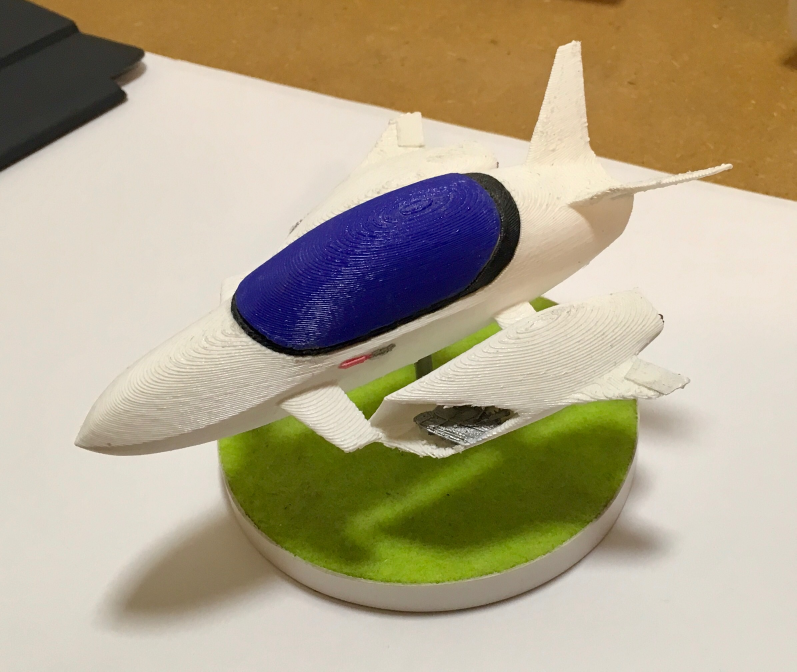
#> input picture assets/img/01330E1D-6D9A-44D1-AABF-5AC5B7A87CEB.jpg, 2389 x 2014 px (shown at 1/3 size); its folder holds 2 pictures in this run
$ python generate_thumbnails.py
#> lines starting #> are read from the running program, lines starting #| are printed output that depends on the picture
"""
Unified thumbnail generator for images and videos.

Paths are resolved relative to the repository root (parent of .vscode/).
  Images : assets/img/          -> assets/img/thumbnails/thumbnail_{name}.jpg/png
  Videos : assets/video/        -> assets/img/thumbnails/thumbnail_{name}.jpg

Requirements:
  pip install Pillow             (for images)
  ffmpeg on PATH                 (for videos)

Usage:
  python .vscode/generate_thumbnails.py              # both images and videos
  python .vscode/generate_thumbnails.py --images     # images only
  python .vscode/generate_thumbnails.py --videos     # videos only
  python .vscode/generate_thumbnails.py --size 512 1024 --quality 80
"""

import argparse
import subprocess
import sys
from pathlib import Path

# ── Paths ──────────────────────────────────────────────────────────────────────

ROOT      = Path(__file__).parent.parent
IMG_DIR   = ROOT / 'assets' / 'img'
VIDEO_DIR = ROOT / 'assets' / 'video'
THUMB_DIR = ROOT / 'assets' / 'img' / 'thumbnails'

IMAGE_EXTENSIONS = {'.jpg', '.jpeg', '.png', '.bmp', '.tiff', '.tif', '.webp'}
VIDEO_EXTENSIONS = {'.mp4', '.webm', '.mov', '.avi', '.mkv'}

# ── Image thumbnails ───────────────────────────────────────────────────────────

def create_image_thumbnail(source_path: Path, dest_path: Path, size: tuple, quality: int) -> bool:
#> called with size = (512, 1024), quality = 85
    try:
        from PIL import Image, ImageOps
    except ImportError:
        print("ERROR: Pillow not installed. Run: pip install Pillow")
        sys.exit(1)

    try:
        with Image.open(source_path) as img:
#> img is the input picture: PIL image 2389x2014 RGB; mean R, G, B 177.8, 166.1, 140.4
            target_width, target_height = size
            max_height = max(1, min(target_height if target_height and target_height > 0 else 1024, 1024))

            if img.height / img.width > 2:
                img = ImageOps.fit(img, (target_width, max_height), method=Image.Resampling.LANCZOS)
            else:
                img.thumbnail((target_width, max_height), Image.Resampling.LANCZOS)
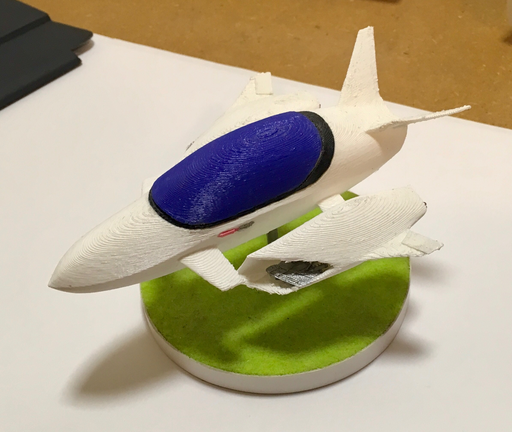
#> img: PIL image 512x432 RGB; mean R, G, B 177.9, 166.2, 140.5

            if source_path.suffix.lower() == '.png':
                img.save(dest_path, format='PNG', optimize=True)
                print(f"  gen   {source_path.name} -> {dest_path.name}")
            else:
                if img.mode in ('RGBA', 'LA', 'P'):
                    background = Image.new('RGB', img.size, (255, 255, 255))
                    if img.mode == 'P':
                        img = img.convert('RGBA')
                    background.paste(img, mask=img.split()[-1] if img.mode in ('RGBA', 'LA') else None)
                    img = background
                elif img.mode != 'RGB':
                    img = img.convert('RGB')

                dest_path = dest_path.with_suffix('.jpg')
                img.save(dest_path, format='JPEG', quality=quality, optimize=True, progressive=True)
                print(f"  gen   {source_path.name} -> {dest_path.name}")
    except Exception as e:
        print(f"  FAIL  {source_path.name}: {e}")
        return False
    return True


def process_images(size: tuple, quality: int):
    print(f"\n[Images]  {IMG_DIR}  ->  {THUMB_DIR}")
    print(f"  size={size[0]}x{size[1]}  quality={quality}")
    print("-" * 56)

    # Source images are directly in IMG_DIR (not in the thumbnails subfolder)
    image_files = [
        p for p in IMG_DIR.iterdir()
        if p.is_file() and p.suffix.lower() in IMAGE_EXTENSIONS
    ]

    if not image_files:
        print("  No images found.")
        return

    ok = fail = skip = 0
    for src in sorted(image_files):
        suffix = '.png' if src.suffix.lower() == '.png' else '.jpg'
        dest = THUMB_DIR / f"thumbnail_{src.stem}{suffix}"

        if dest.exists():
            print(f"  skip  {src.name}")
            skip += 1
            continue

        if create_image_thumbnail(src, dest, size, quality):
            ok += 1
        else:
            fail += 1
#> pass 2 of the loop in process_images, `for src in sorted(image_files):`:
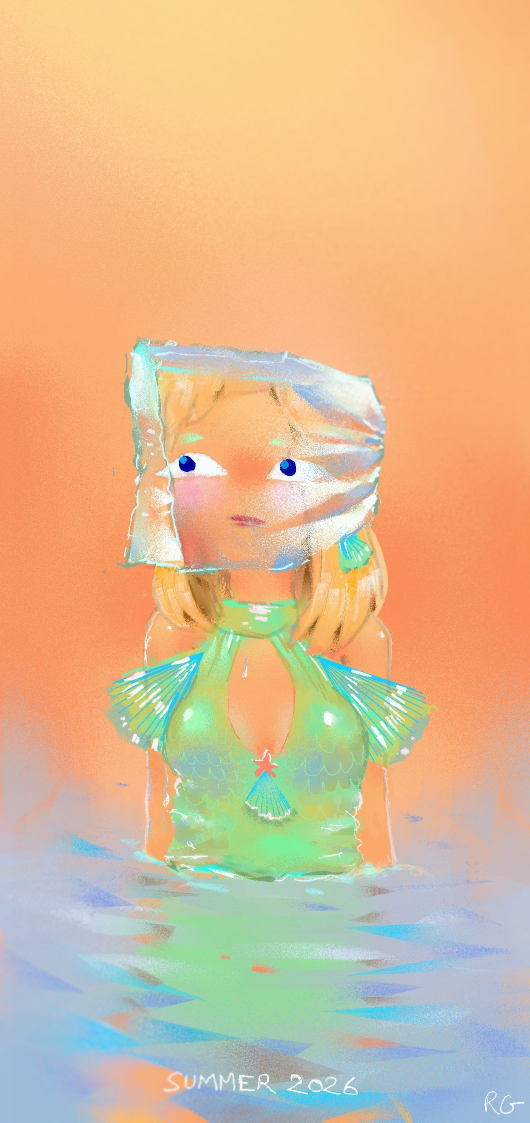
#> input picture assets/img/1783084137656-imypl.jpeg, 1060 x 2246 px (shown at 1/2 size)
#> in create_image_thumbnail, img is the input picture: PIL image 1060x2246 RGB; mean R, G, B 218.5, 186.4, 147.2
#> in create_image_thumbnail (call 2), `img = ImageOps.fit(img, (target_width, max_height), method=Image.Resam..`:
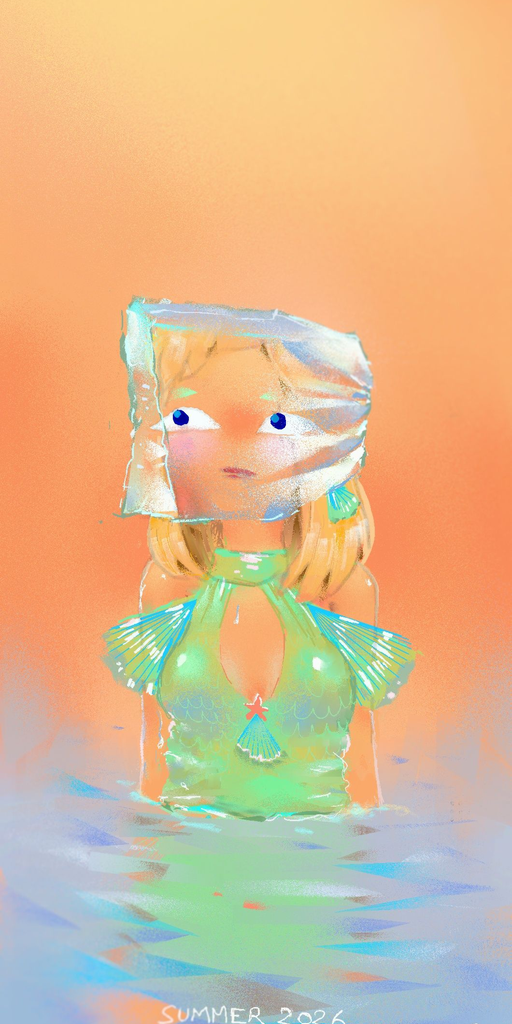
#> img: PIL image 512x1024 RGB; mean R, G, B 219.2, 186, 146

    print("-" * 56)
    print(f"  Done: {ok} generated, {skip} skipped, {fail} failed")

# ── Video thumbnails ───────────────────────────────────────────────────────────

def ffmpeg_available() -> bool:
    try:
        subprocess.run(['ffmpeg', '-version'], capture_output=True, check=True)
#> (this line was passed over: subprocess is not available in this run)
        return True
    except (FileNotFoundError, subprocess.CalledProcessError):
        return False


def extract_first_frame(video_path: Path, output_path: Path) -> bool:
    result = subprocess.run(
        ['ffmpeg', '-y', '-i', str(video_path), '-vf', 'scale=512:-1:flags=lanczos', '-frames:v', '1', '-q:v', '2', str(output_path)],
        capture_output=True,
    )
    return result.returncode == 0


def process_videos():
    print(f"\n[Videos]  {VIDEO_DIR}  ->  {THUMB_DIR}")
    print("-" * 56)

    if not ffmpeg_available():
        print("  ERROR: ffmpeg not found on PATH. Install it and try again.")
        return

#> (the run stopped early here; a loop or call above may not have finished)
